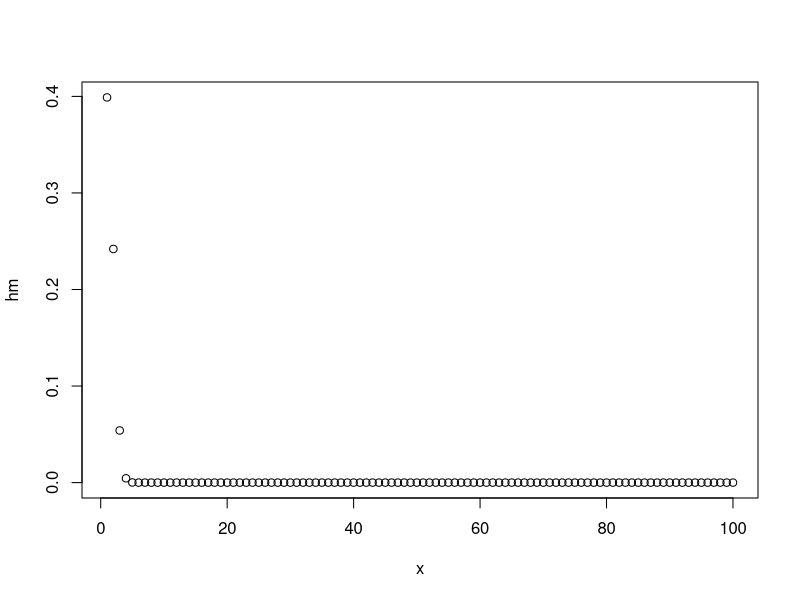
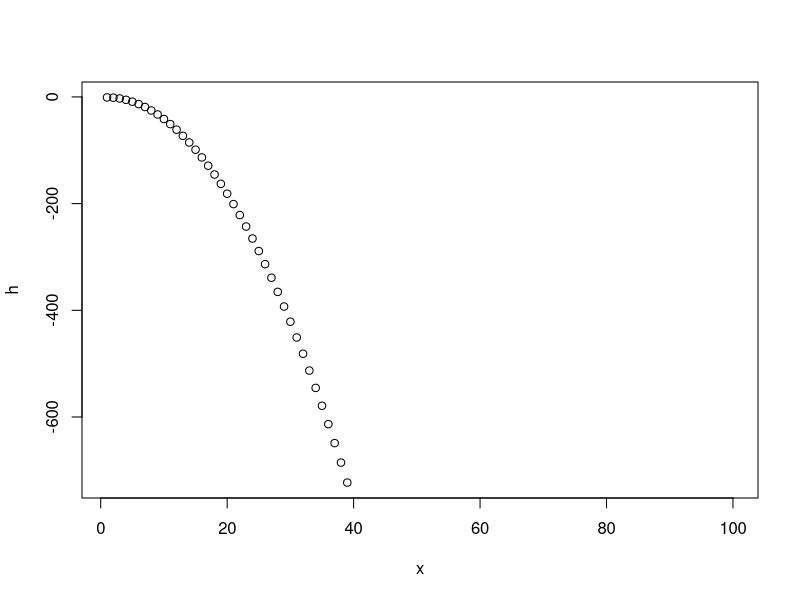
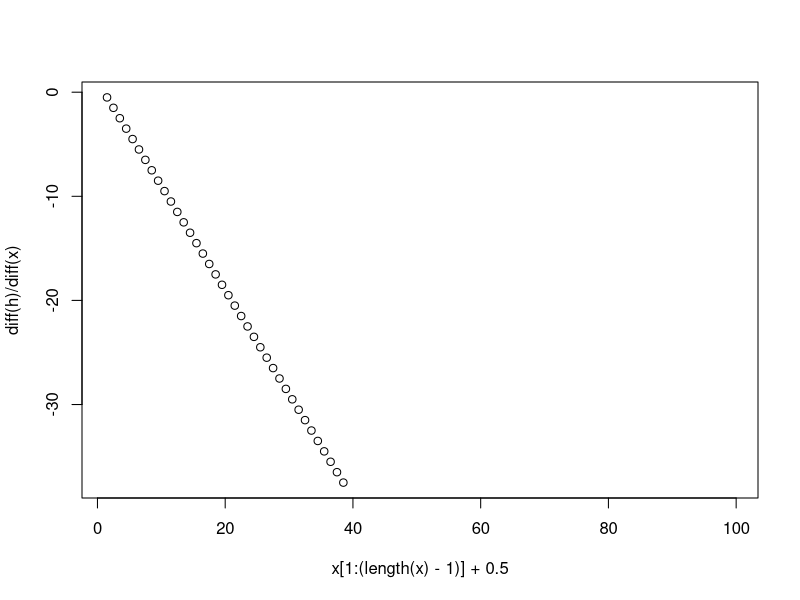
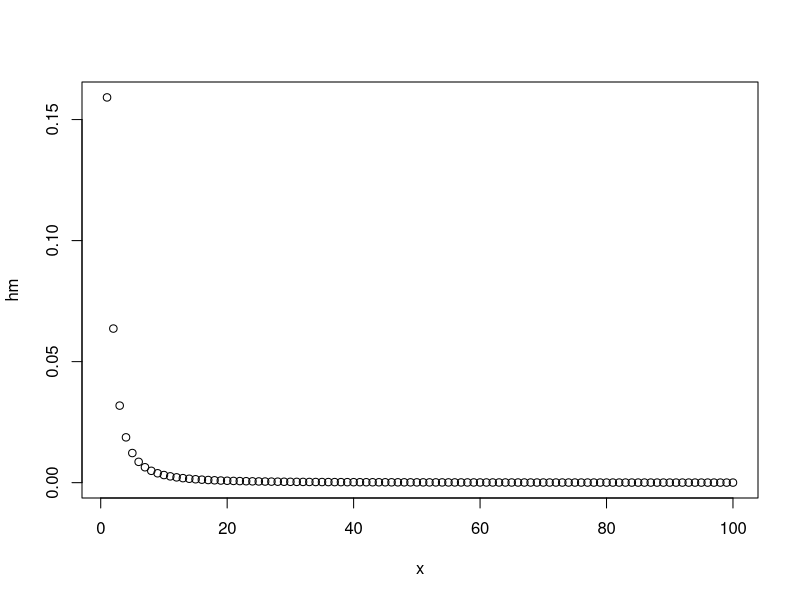
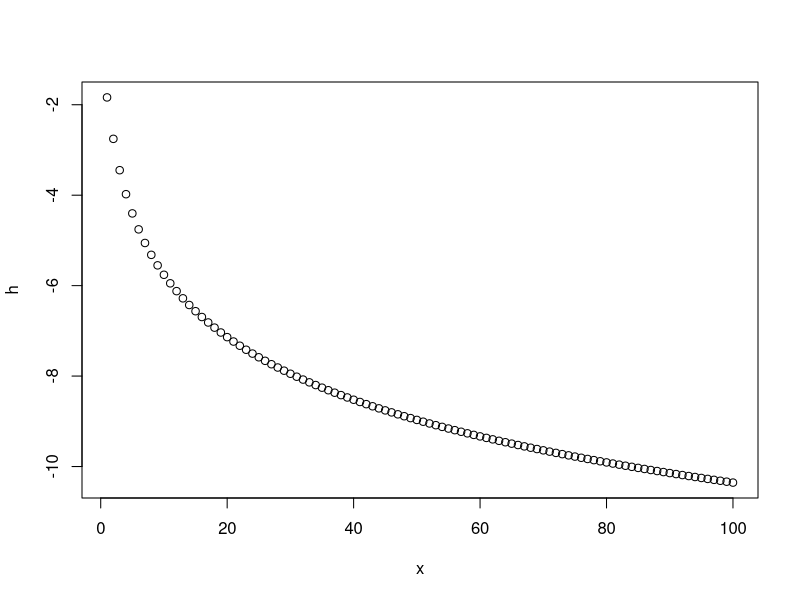
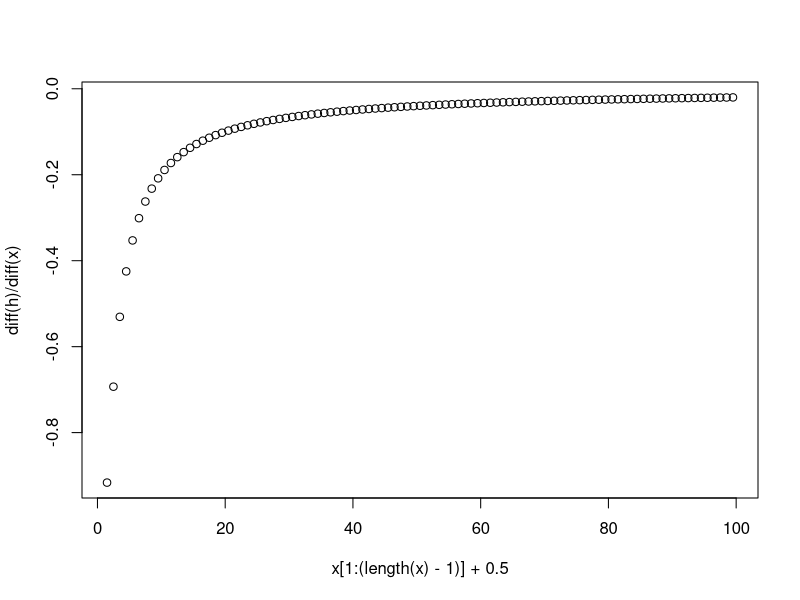

Recreate these plots in R, in order.
#playing with log-concavity

#log-concavity determined by if F(alpha*x + (1-alpha)*y) >= F(x)^alpha * F(y)^(1-alpha) (wrong in Davis paper)
#example with dnorm, should return all TRUE
alpha <- 0.5
x <- seq(100)
y <- x
hm <- dnorm(alpha*x + (1 - alpha*y))
hm2 <- dnorm(x)^alpha * dnorm(y)^(1-alpha)
hm >= hm2

#demo for log-concavity with normal distribution
hm <- dnorm(seq(100),1)
plot(x, hm)
h <- log(hm)
plot(x, h)
plot(x[1:(length(x)-1)]+0.5, diff(h)/diff(x))


#functions that are non-log-concave according to Wikipedia:
	#Student's t
	#Cauchy
	#Pareto
	#log-normal
	#F-distribution
#some non-log-concave functions may have log-concave CDFs, so this is not a good test
#test with Student's t
(dt(alpha*x + (1 - alpha)*y,1)) >= (dt(x,1)^alpha * dt(y,1)^(1-alpha))


#demonstration
#according to paper, h(x) = ln(g(x)) and h'(x) = dh(x)/dx decreases monotonically with increasing x in D (domain)
hm <- dt(seq(100),1)
plot(x, hm)
h <- log(hm)
plot(x, h)
plot(x[1:(length(x)-1)]+0.5, diff(h)/diff(x))